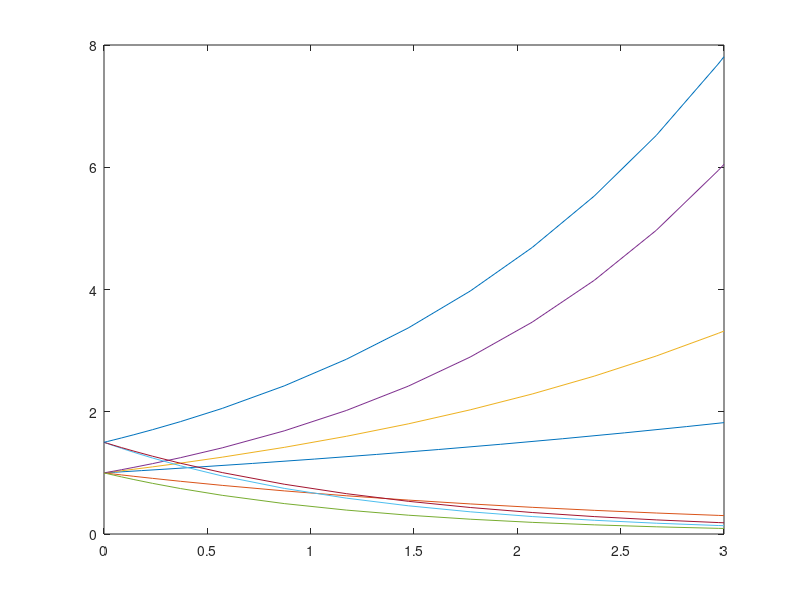
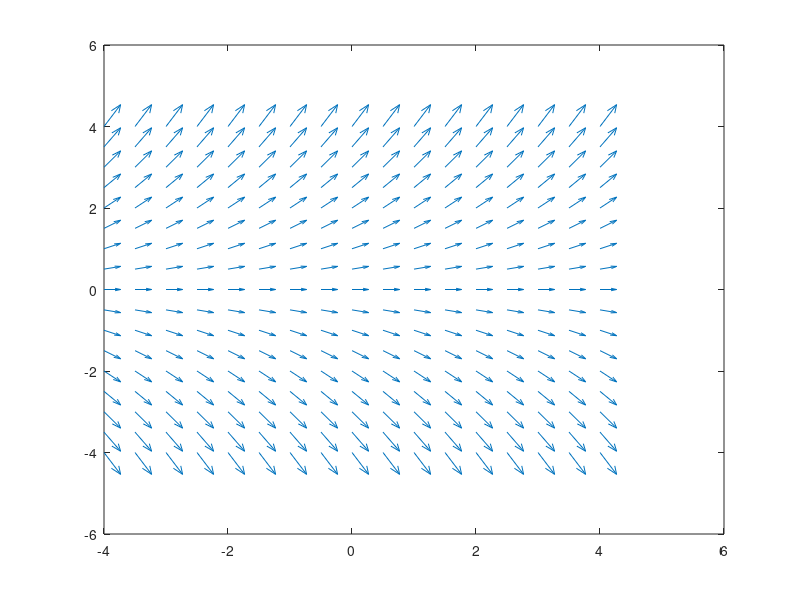

Reproduce these figures in MATLAB, in order.
% y0 = 1 ;
% xspan = [0,1];
% alpha = 2;
% [x,y]=ode23('firstode',xspan,y0);
% plot(x,y)
figure()
alpha = 0.2;
tspan = [0 3];
y0 = 1;
[x,y] = ode23(@(x,y) alpha*y, tspan, y0);
plot(x,y)
hold on 
alpha = -0.4
[x,y] = ode23(@(x,y) alpha*y, tspan, y0);
plot(x,y)
hold on
alpha = 0.4;
[x,y] = ode23(@(x,y) alpha*y, tspan, y0);
plot(x,y)
hold on
alpha = 0.6
[x,y] = ode23(@(x,y) alpha*y, tspan, y0);
plot(x,y)
hold on
alpha = -0.8
[x,y] = ode23(@(x,y) alpha*y, tspan, y0);
plot(x,y)
hold on
y0=1.5
alpha = -0.8
[x,y] = ode23(@(x,y) alpha*y, tspan, y0);
plot(x,y)
hold on
alpha = -0.7
[x,y] = ode23(@(x,y) alpha*y, tspan, y0);
plot(x,y)
hold on
alpha = 0.55
[x,y] = ode23(@(x,y) alpha*y, tspan, y0);
plot(x,y)

figure()
alpha = 0.5
% let's now plot the direction fields
[x,y]=meshgrid(-4:.5:4,-4:.5:4);
dy = alpha*y;
dx=ones(size(dy));
quiver(x,y,dx,dy)